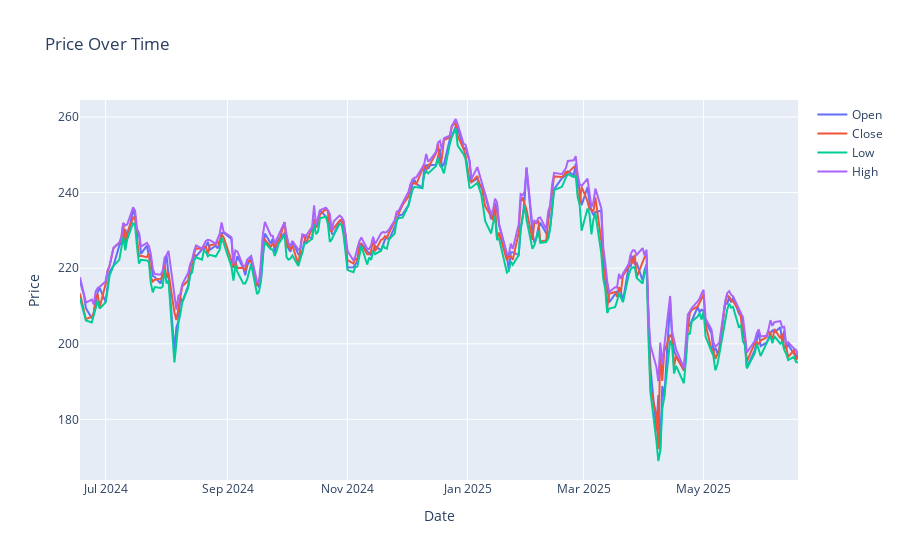

Here is the notebook cell this chart was saved with:
### Code cell
fig = go.Figure()

fig.add_trace(go.Scatter(x=df['date'], y=df['open'], mode='lines', name='Open'))
fig.add_trace(go.Scatter(x=df['date'], y=df['close'], mode='lines', name='Close'))
fig.add_trace(go.Scatter(x=df['date'], y=df['low'], mode='lines', name='Low'))
fig.add_trace(go.Scatter(x=df['date'], y=df['high'], mode='lines', name='High'))

fig.update_layout(
    title="Price Over Time",
    xaxis_title="Date",
    yaxis_title="Price",
    hovermode="x unified"
)

fig.show()

pio.write_html(fig, file="C:/aapl-report/another_trends/index.html", auto_open=False)

### Figure 1 — Plotly figure (JSON) as saved in the notebook; plotly's stock layout.template omitted (floating-point values rounded to 4 significant figures; data arrays with more than 128 entries replaced by an {"elided": "..."} marker saying what was removed)
{"data": [{"mode": "lines", "name": "Open", "type": "scatter", "x": {"elided": "251 str values"}, "y": {"elided": "251 float values"}}, {"mode": "lines", "name": "Close", "type": "scatter", "x": {"elided": "251 str values"}, "y": {"elided": "251 float values"}}, {"mode": "lines", "name": "Low", "type": "scatter", "x": {"elided": "251 str values"}, "y": {"elided": "251 float values"}}, {"mode": "lines", "name": "High", "type": "scatter", "x": {"elided": "251 str values"}, "y": {"elided": "251 float values"}}], "layout": {"hovermode": "x unified", "title": {"text": "Price Over Time"}, "xaxis": {"title": {"text": "Date"}}, "yaxis": {"title": {"text": "Price"}}}}
